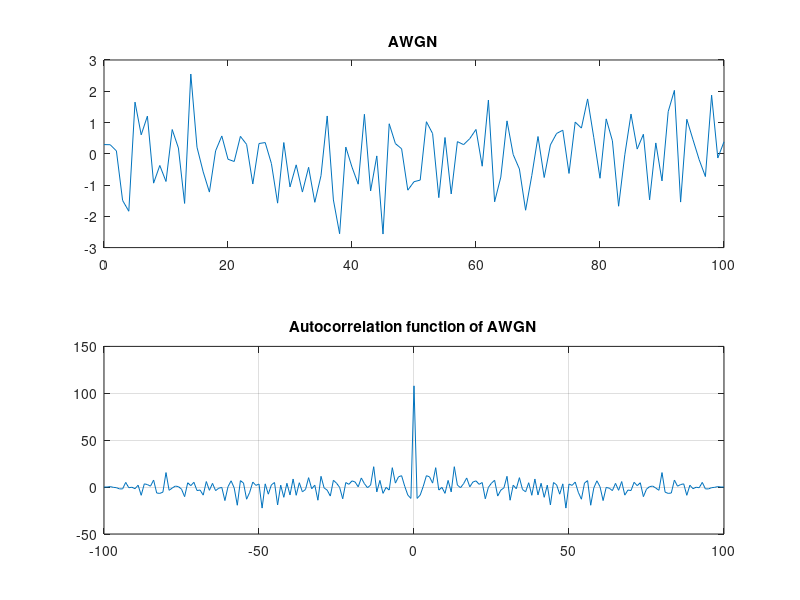

MATLAB code for this plot:
clc;
close all;
clear all;
t=0:100;
x=randn(1,length(t));
subplot(2,1,1);
plot(t,x);
title('AWGN');
rxx=xcorr(x);
t1=t;
t2=-fliplr(t);
n1=min(t1)+min(t2);
n2=max(t1)+max(t2);
n=n1:1:n2;
subplot(2,1,2);
plot(n,rxx);
title('Autocorrelation function of AWGN');
grid on;